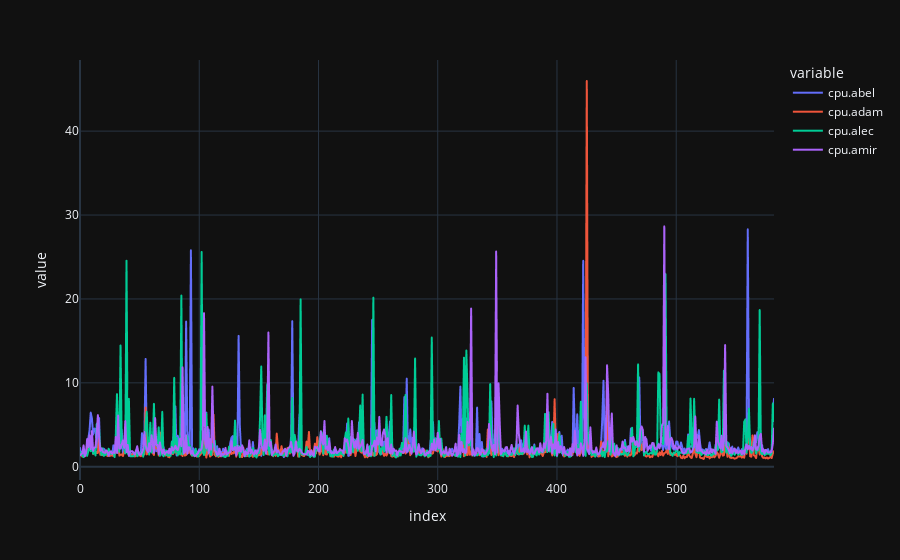

Here is the notebook cell this chart was saved with:
### Code cell
import plotly.express as px
#df = px.data.df2['cpu.abel']
#fig = px.line(df2['cpu.abel'], y='cpu.abel')
fig = px.line(df2.iloc[:,0:4])
fig.show()

### Figure 1 — Plotly figure (JSON) as saved in the notebook; plotly's stock layout.template omitted (floating-point values rounded to 4 significant figures; data arrays with more than 128 entries replaced by an {"elided": "..."} marker saying what was removed)
{"data": [{"hovertemplate": "variable=cpu.abel<br>index=%{x}<br>value=%{y}<extra></extra>", "legendgroup": "cpu.abel", "line": {"color": "#636efa", "dash": "solid"}, "marker": {"symbol": "circle"}, "mode": "lines", "name": "cpu.abel", "showlegend": true, "x": {"elided": "583 int values"}, "xaxis": "x", "y": {"elided": "583 float values"}, "yaxis": "y", "type": "scattergl"}, {"hovertemplate": "variable=cpu.adam<br>index=%{x}<br>value=%{y}<extra></extra>", "legendgroup": "cpu.adam", "line": {"color": "#EF553B", "dash": "solid"}, "marker": {"symbol": "circle"}, "mode": "lines", "name": "cpu.adam", "showlegend": true, "x": {"elided": "583 int values"}, "xaxis": "x", "y": {"elided": "583 float values"}, "yaxis": "y", "type": "scattergl"}, {"hovertemplate": "variable=cpu.alec<br>index=%{x}<br>value=%{y}<extra></extra>", "legendgroup": "cpu.alec", "line": {"color": "#00cc96", "dash": "solid"}, "marker": {"symbol": "circle"}, "mode": "lines", "name": "cpu.alec", "showlegend": true, "x": {"elided": "583 int values"}, "xaxis": "x", "y": {"elided": "583 float values"}, "yaxis": "y", "type": "scattergl"}, {"hovertemplate": "variable=cpu.amir<br>index=%{x}<br>value=%{y}<extra></extra>", "legendgroup": "cpu.amir", "line": {"color": "#ab63fa", "dash": "solid"}, "marker": {"symbol": "circle"}, "mode": "lines", "name": "cpu.amir", "showlegend": true, "x": {"elided": "583 int values"}, "xaxis": "x", "y": {"elided": "583 float values"}, "yaxis": "y", "type": "scattergl"}], "layout": {"xaxis": {"anchor": "y", "domain": [0.0, 1.0], "title": {"text": "index"}}, "yaxis": {"anchor": "x", "domain": [0.0, 1.0], "title": {"text": "value"}}, "legend": {"title": {"text": "variable"}, "tracegroupgap": 0}, "margin": {"t": 60}}}
